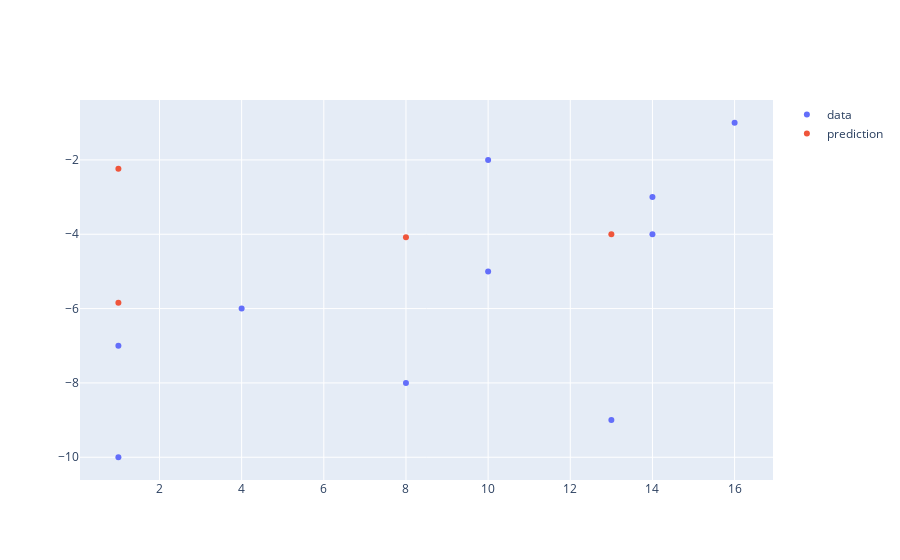

The code cell stored with this chart in its notebook:
### Code cell
import plotly.graph_objects as go

fig = go.Figure()
fig.add_trace(go.Scatter(x=X[:, 0], y=y, mode="markers", name="data"))
fig.add_trace(
    go.Scatter(x=X[:, 0], y=y_pred, mode="markers", name="prediction")
)
fig.show()

### Figure 1 — Plotly figure (JSON) as saved in the notebook; plotly's stock layout.template omitted (floating-point values rounded to 4 significant figures)
{"data": [{"mode": "markers", "name": "data", "type": "scatter", "x": [1, 13, 8, 1, 4, 10, 14, 14, 10, 16], "y": [-10, -9, -8, -7, -6, -5, -4, -3, -2, -1]}, {"mode": "markers", "name": "prediction", "type": "scatter", "x": [1, 13, 8, 1, 4, 10, 14, 14, 10, 16], "y": [-5.84, -4, -4.08, -2.24]}], "layout": {}}
